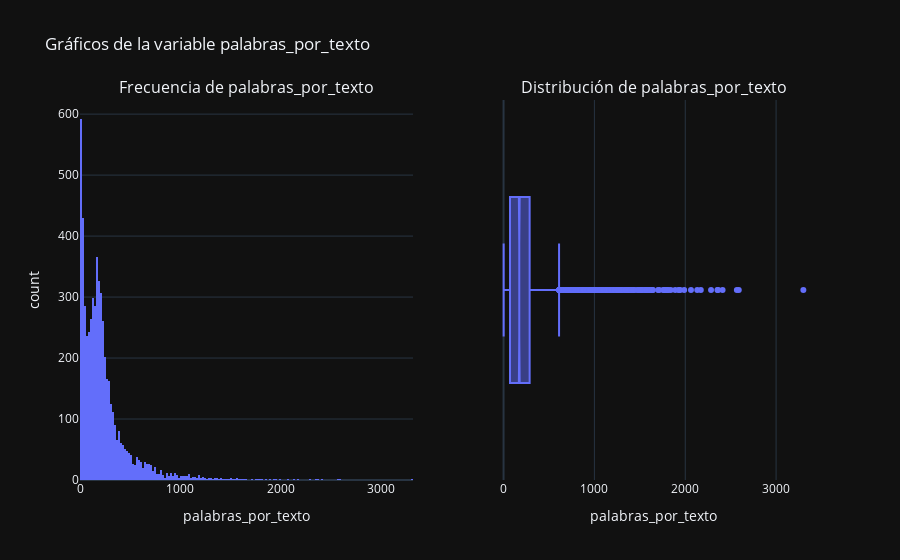

Notebook code cell kept with this figure:
### Markdown cell above
#### Número de palabras por texto

### Code cell
from src.statistics.statistics import estadisticas_numericas
from src.statistics.statistics_plots import grafica_numerica

palabras_por_texto = df["text"].str.split().str.len().to_frame("palabras_por_texto")

estadisticas_numericas(palabras_por_texto, "palabras_por_texto")
grafica_numerica(palabras_por_texto, "palabras_por_texto")

### Figure 1 — Plotly figure (JSON) as saved in the notebook; plotly's stock layout.template omitted (floating-point values rounded to 4 significant figures; data arrays with more than 128 entries replaced by an {"elided": "..."} marker saying what was removed)
{"data": [{"alignmentgroup": "True", "bingroup": "x", "hovertemplate": "palabras_por_texto=%{x}<br>count=%{y}<extra></extra>", "legendgroup": "", "marker": {"color": "#636efa", "pattern": {"shape": ""}}, "name": "", "offsetgroup": "", "orientation": "v", "showlegend": false, "type": "histogram", "x": {"elided": "6059 int values"}, "xaxis": "x", "yaxis": "y"}, {"alignmentgroup": "True", "hovertemplate": "palabras_por_texto=%{x}<extra></extra>", "legendgroup": "", "marker": {"color": "#636efa"}, "name": "", "notched": true, "offsetgroup": "", "orientation": "h", "showlegend": false, "type": "box", "x": {"elided": "6059 int values"}, "x0": " ", "xaxis": "x2", "y0": " ", "yaxis": "y2"}], "layout": {"annotations": [{"font": {"size": 16}, "showarrow": false, "text": "Frecuencia de palabras_por_texto", "x": 0.225, "xanchor": "center", "xref": "paper", "y": 1, "yanchor": "bottom", "yref": "paper"}, {"font": {"size": 16}, "showarrow": false, "text": "Distribución de palabras_por_texto", "x": 0.775, "xanchor": "center", "xref": "paper", "y": 1, "yanchor": "bottom", "yref": "paper"}], "title": {"text": "Gráficos de la variable palabras_por_texto"}, "xaxis": {"anchor": "y", "domain": [0, 0.45], "title": {"text": "palabras_por_texto"}}, "xaxis2": {"anchor": "y2", "domain": [0.55, 1], "title": {"text": "palabras_por_texto"}}, "yaxis": {"anchor": "x", "domain": [0, 1], "title": {"text": "count"}}, "yaxis2": {"anchor": "x2", "domain": [0, 1]}}}
